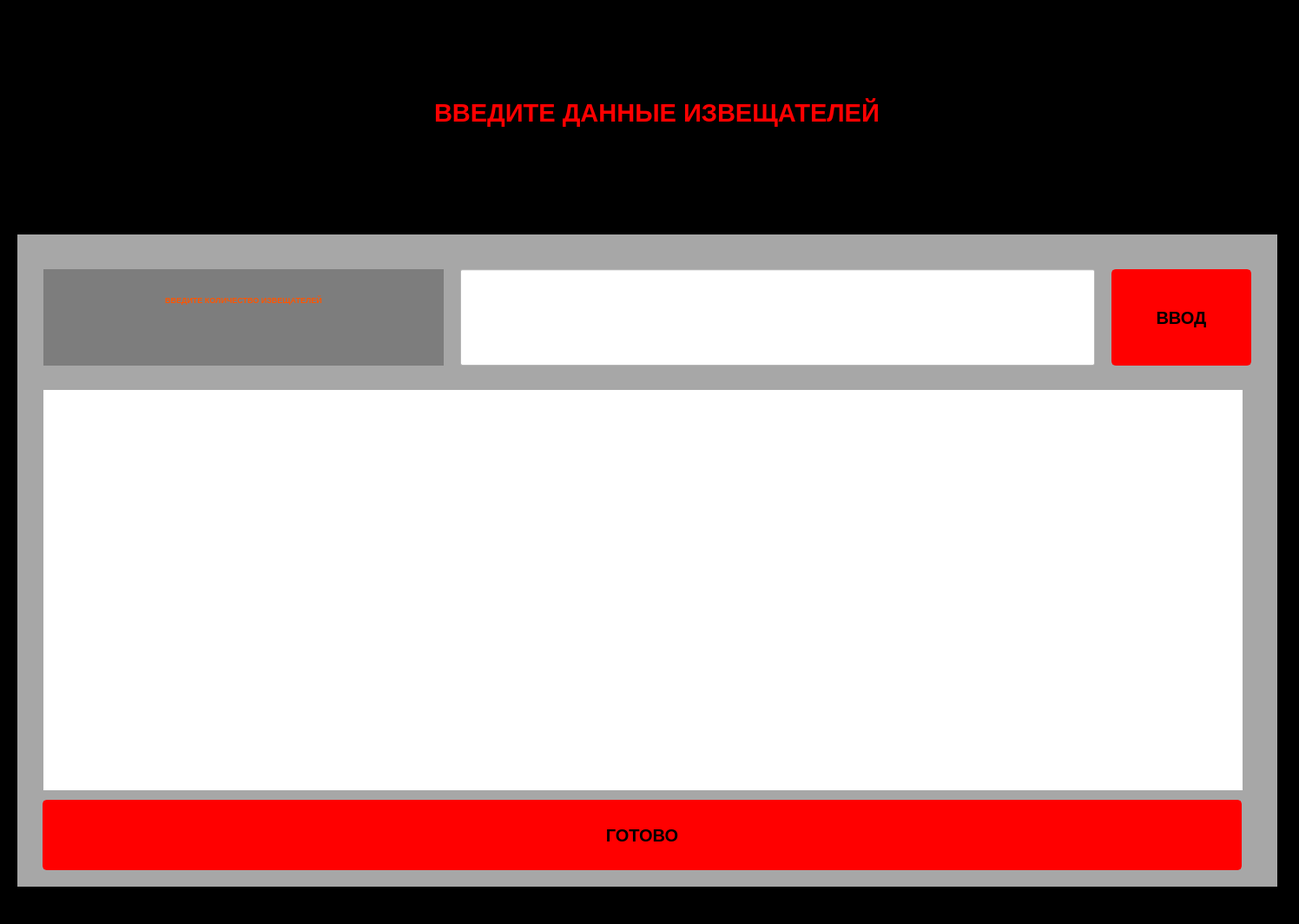
<?xml version="1.0" encoding="UTF-8"?>
<ui version="4.0">
 <class>DetectorParameters</class>
 <widget class="QDialog" name="DetectorParameters">
  <property name="geometry">
   <rect>
    <x>0</x>
    <y>0</y>
    <width>1496</width>
    <height>1064</height>
   </rect>
  </property>
  <property name="windowTitle">
   <string>Dialog</string>
  </property>
  <property name="styleSheet">
   <string notr="true">background-color: lightbblack;</string>
  </property>
  <widget class="QLabel" name="label">
   <property name="geometry">
    <rect>
     <x>180</x>
     <y>0</y>
     <width>1161</width>
     <height>261</height>
    </rect>
   </property>
   <property name="text">
    <string>&lt;html&gt;&lt;head/&gt;&lt;body&gt;&lt;p align=&quot;center&quot;&gt;&lt;span style=&quot; font-size:22pt; font-weight:600; color:red;&quot;&gt;ВВЕДИТЕ ДАННЫЕ
ИЗВЕЩАТЕЛЕЙ &lt;/span&gt;&lt;/p&gt;&lt;/body&gt;&lt;/html&gt;</string>
   </property>
  </widget>
  <widget class="QLabel" name="label_2">
   <property name="geometry">
    <rect>
     <x>20</x>
     <y>270</y>
     <width>1451</width>
     <height>751</height>
    </rect>
   </property>
   <property name="styleSheet">
    <string notr="true">background-color:rgb(167, 167, 167)</string>
   </property>
   <property name="text">
    <string/>
   </property>
  </widget>
  <widget class="QLabel" name="label_8">
   <property name="geometry">
    <rect>
     <x>50</x>
     <y>310</y>
     <width>461</width>
     <height>111</height>
    </rect>
   </property>
   <property name="styleSheet">
    <string notr="true">background-color:rgb(125, 125, 125);
</string>
   </property>
   <property name="text">
    <string>&lt;html&gt;&lt;head/&gt;&lt;body&gt;&lt;p align=&quot;center&quot;&gt;&lt;span style=&quot; font-size:7pt; font-weight:600; color:#ff5500;&quot;&gt;ВВЕДИТЕ КОЛИЧЕСТВО ИЗВЕЩАТЕЛЕЙ&lt;/span&gt;&lt;/p&gt;&lt;p align=&quot;center&quot;&gt;&lt;span style=&quot; font-size:7pt;&quot;&gt;&lt;br/&gt;&lt;/span&gt;&lt;/p&gt;&lt;/body&gt;&lt;/html&gt;</string>
   </property>
  </widget>
  <widget class="QLineEdit" name="contDetectors">
   <property name="geometry">
    <rect>
     <x>530</x>
     <y>310</y>
     <width>731</width>
     <height>111</height>
    </rect>
   </property>
   <property name="styleSheet">
    <string notr="true">background-color:rgb(255, 255, 255);</string>
   </property>
  </widget>
  <widget class="QPushButton" name="pushButton">
   <property name="geometry">
    <rect>
     <x>1280</x>
     <y>310</y>
     <width>161</width>
     <height>111</height>
    </rect>
   </property>
   <property name="styleSheet">
    <string notr="true">QPushButton {
    background-color: red;
    color: black;
    font-weight: bold;        /* Жирный */
    font-size: 20px;         /* Размер */
    font-family: Arial;      /* Шрифт (опционально) */
    border: 2px solid red;
    border-radius: 5px;
    padding: 10px;
}
QPushButton:hover {
    background-color: rgb(154, 1, 42)/* Цвет при наведении */
}

QPushButton:pressed {
    background-color: rgb(154, 1, 42);   /* Цвет при нажатии */
}</string>
   </property>
   <property name="text">
    <string>ВВОД</string>
   </property>
  </widget>
  <widget class="QWidget" name="coordinatesWidget" native="true">
   <property name="geometry">
    <rect>
     <x>50</x>
     <y>449</y>
     <width>1381</width>
     <height>461</height>
    </rect>
   </property>
   <property name="toolTipDuration">
    <number>-2</number>
   </property>
   <property name="styleSheet">
    <string notr="true">background-color: white;
</string>
   </property>
  </widget>
  <widget class="QPushButton" name="doneButton">
   <property name="geometry">
    <rect>
     <x>49</x>
     <y>921</y>
     <width>1381</width>
     <height>81</height>
    </rect>
   </property>
   <property name="styleSheet">
    <string notr="true">QPushButton {
    background-color: red;
    color: black;
    font-weight: bold;        /* Жирный */
    font-size: 20px;         /* Размер */
    font-family: Arial;      /* Шрифт (опционально) */
    border: 2px solid red;
    border-radius: 5px;
    padding: 10px;
}
QPushButton:hover {
    background-color: rgb(154, 1, 42)/* Цвет при наведении */
}

QPushButton:pressed {
    background-color: rgb(154, 1, 42);   /* Цвет при нажатии */
}</string>
   </property>
   <property name="text">
    <string>ГОТОВО</string>
   </property>
  </widget>
 </widget>
 <resources/>
 <connections/>
</ui>
